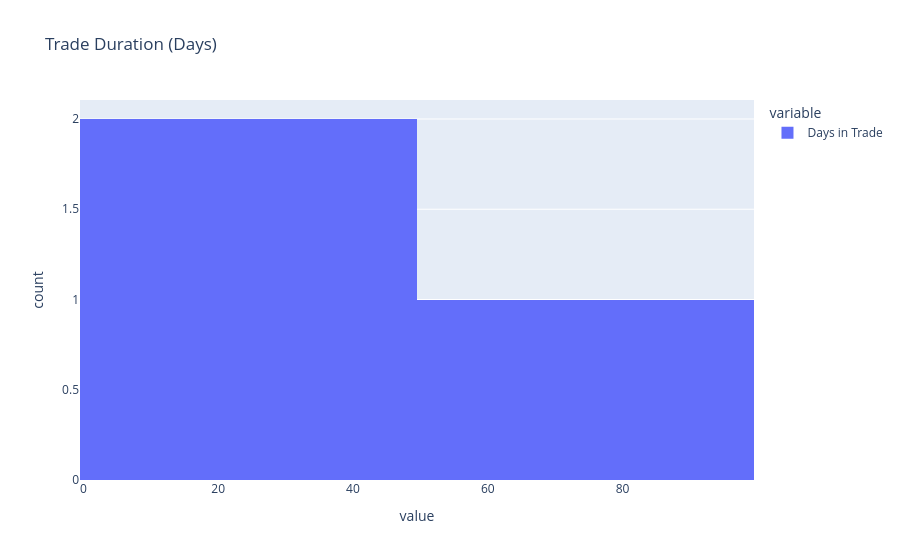

The code cell stored with this chart in its notebook:
### Code cell
dt_tdays = []
for t in trades[symbol]:
    dt_tdays.append(
        (datetime.fromisoformat(t[-1]['datetime']) - datetime.fromisoformat(t[0]['datetime'])).days
    )
    
dt_tdays = pd.DataFrame(dt_tdays, columns=['Days in Trade'])
dt_tdays.hist(title='Trade Duration (Days)')

### Figure 1 — Plotly figure (JSON) as saved in the notebook; plotly's stock layout.template omitted (floating-point values rounded to 4 significant figures)
{"data": [{"alignmentgroup": "True", "bingroup": "x", "hovertemplate": "variable=Days in Trade<br>value=%{x}<br>count=%{y}<extra></extra>", "legendgroup": "Days in Trade", "marker": {"color": "#636efa", "pattern": {"shape": ""}}, "name": "Days in Trade", "offsetgroup": "Days in Trade", "orientation": "v", "showlegend": true, "type": "histogram", "x": [10, 3, 57], "xaxis": "x", "yaxis": "y"}], "layout": {"autosize": true, "barmode": "relative", "legend": {"title": {"text": "variable"}, "tracegroupgap": 0}, "title": {"text": "Trade Duration (Days)"}, "xaxis": {"anchor": "y", "autorange": true, "domain": [0, 1], "range": [-0.5, 99.5], "title": {"text": "value"}, "type": "linear"}, "yaxis": {"anchor": "x", "autorange": true, "domain": [0, 1], "range": [0, 2.105], "title": {"text": "count"}}}}
